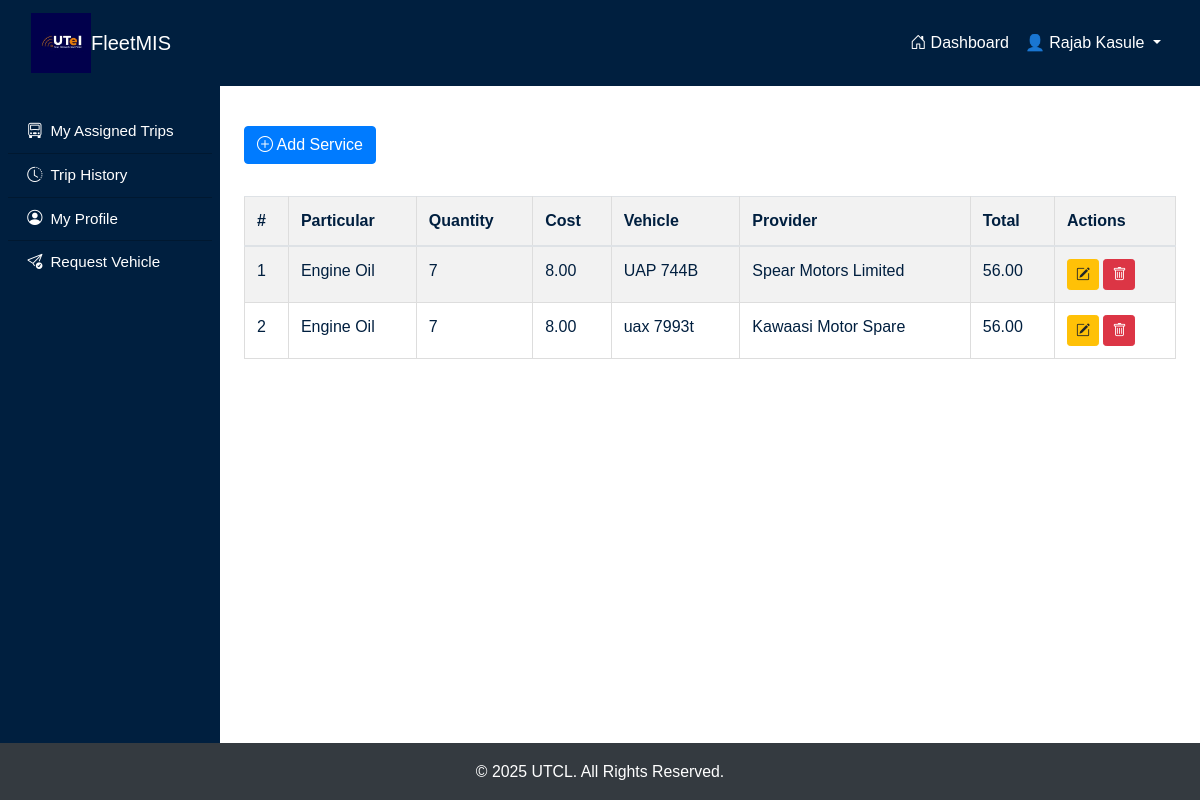
Page /services/ (signed in) on the committed database.
### fleetApp/models.py (models this page shows, shortened)
class Service(models.Model):
    particular = models.CharField(max_length=100)
    quantity = models.PositiveIntegerField()
    cost = models.DecimalField(max_digits=10, decimal_places=2)
    service_provider = models.ForeignKey(ServiceProvider, on_delete=models.CASCADE)
    vehicle = models.ForeignKey(Vehicle, on_delete=models.CASCADE)
    def calculate_total(self):
        return self.quantity * self.cost

class Vehicle(models.Model):
  ENGIN = [
    ("GAS", "Gasoline"),
    ("HYB", "Hybrid"),
    ("DIS", "Diesel"),
    ("ELE", "Electric")
  ]
  STATUS = [
    ("Available", "Available"),
    ("Allocated", "Allocated")
  ]
  vehicle_plate = models.CharField(max_length=20, unique=True)
  vehicle_type = models.CharField(max_length=50)
  mileage = models.PositiveIntegerField()
  engine_type = models.CharField(max_length=4, choices=ENGIN)
  status = models.CharField(max_length=9, choices=STATUS, default="Available")

class ServiceProvider(models.Model):
    service_provider_name = models.CharField(max_length=100)
    address = models.TextField()
    contact = models.CharField(max_length=15)
    email_address = models.EmailField()

### fleetApp/views.py (the view)
# urls.py: path('services/', views.service_list, name='service_list'),
@login_required
def service_list(request):
    services = Service.objects.select_related('vehicle', 'service_provider').all()
    context = {
        'services': services
    }
    return render(request, 'fleetApp/service/services.html', context)

### fleetApp/context_processors.py (called while the page is built)
def unread_alerts_count(request):
    if request.user.is_authenticated and request.user.groups.filter(name="FleetManagers").exists():
        count = Alert.objects.filter(priority_level="High").count()
        return {'unread_alerts_count': count}
    return {}

### fleetApp/templatetags/group_tags.py (called while the page is built)
@register.filter(name='has_group')
def has_group(user, group_name):
    return user.groups.filter(name=group_name).exists()

### fleetApp/templates/fleetApp/service/services.html (shortened to what this page needs)
{% extends "main.html" %}
{% load crispy_forms_tags %}
{% block content %}
<a href="{% url 'add_service' %}" class="btn btn-primary my-3">
    <i class="bi bi-plus-circle"></i> Add Service
</a>
<table class="table table-striped mt-3">
    <thead>
        <tr>
            <th>#</th>
            <th>Particular</th>
            <th>Quantity</th>
            <th>Cost</th>
            <th>Vehicle</th>
            <th>Provider</th>
            <th>Total</th>
            <th>Actions</th>
        </tr>
    </thead>
    <tbody>
        {% for service in services %}
        <tr>
            <td>{{ forloop.counter }}</td>
            <td>{{ service.particular }}</td>
            <td>{{ service.quantity }}</td>
            <td>{{ service.cost }}</td>
            <td>{{ service.vehicle.vehicle_plate }}</td>
            <td>{{ service.service_provider.service_provider_name }}</td>
            <td>{{ service.calculate_total|floatformat:2 }}</td>
            <td>
                <a href="{% url 'edit_service' service.id %}" class="btn btn-warning btn-sm">
                    <i class="bi bi-pencil-square"></i>
                </a>
                <a href="{% url 'delete_service' service.id %}" class="btn btn-danger btn-sm" onclick="return confirm('Are you sure you want to delete this service?');">
                    <i class="bi bi-trash"></i>
                </a>
            </td>
        </tr>
        {% endfor %}
    </tbody>
</table>
{% endblock %}

### fleetApp/templates/main.html (shortened to what this page needs)
<!DOCTYPE html>
<html lang="en">
<head>
    {% load group_tags %}
    {% load static %}
    <link href="https://cdn.jsdelivr.net/npm/bootstrap-icons/font/bootstrap-icons.css" rel="stylesheet">
    <link rel="stylesheet" href="{% static 'css/bootstrap.min.css' %}">
    <link rel="stylesheet" href="{% static 'css/styles.css' %}">
</head>
<body>
    <nav class="navbar navbar-expand-lg" style="background-color: #001f3f;">
        <div class="container-fluid">
            <a class="navbar-brand d-flex align-items-center gap-2 text-white fw-bold" href="#">
                <img src="{% static 'images/log.jpeg' %}" alt="Fleet Logo" class="logo-img">
                FleetMIS
            </a>
            <div class="collapse navbar-collapse justify-content-end" id="navbarNav">
                <ul class="navbar-nav">
                    {% if user.is_authenticated %}
                        <li class="nav-item">
                            <a class="nav-link text-white" href="{% url 'home' %}">
                                <i class="bi bi-house-door"></i> Dashboard
                            </a>
                        </li>
                        <li class="nav-item dropdown">
                            <a class="nav-link dropdown-toggle text-white" href="#" role="button" data-bs-toggle="dropdown">
                                👤 {{ user.get_full_name|default:user.username }}
                            </a>
                        </li>
                    {% endif %}
                </ul>
            </div>
        </div>
    </nav>
    <div class="wrapper">
        {% if user.is_authenticated %}
        <div id="sidebar-wrapper">
            <div class="list-group list-group-flush px-2 pt-4">
                {% if user|has_group:"Admins" %}
                    <a href="/admin/auth/user/" class="list-group-item list-group-item-action bg-transparent text-white sidebar-link" target="_blank">
                        <i class="bi bi-person-gear"></i> Staff
                    </a>
                    <a href="/admin/auth/group/" class="list-group-item list-group-item-action bg-transparent text-white sidebar-link" target="_blank">
                        <i class="bi bi-people-fill"></i> Groups
                    </a>
                    <a href="{% url 'vehicle' %}" class="list-group-item list-group-item-action bg-transparent text-white sidebar-link">
                        <i class="bi bi-truck"></i> Vehicles
                    </a>
                    <a href="{% url 'drivers' %}" class="list-group-item list-group-item-action bg-transparent text-white sidebar-link">
                        <i class="bi bi-person-lines-fill"></i> Drivers
                    </a>
                    <a href="{% url 'requestor_list' %}" class="list-group-item list-group-item-action bg-transparent text-white sidebar-link">
                        <i class="bi bi-people"></i> Requestors
                    </a>
                    <a href="{% url 'requisitions' %}" class="list-group-item list-group-item-action bg-transparent text-white sidebar-link">
                        <i class="bi bi-journal-check"></i> Requisitions
                    </a>
                    <a href="{% url 'add_request' %}" class="list-group-item list-group-item-action bg-transparent text-white sidebar-link">
                        <i class="bi bi-send-check"></i> Request Vehicle
                    </a>
                    <a href="{% url 'service_provider_list' %}" class="list-group-item list-group-item-action bg-transparent text-white sidebar-link">
                        <i class="bi bi-building-gear"></i> Service Providers
                    </a>
                    <a href="{% url 'service_list' %}" class="list-group-item list-group-item-action bg-transparent text-white sidebar-link">
                        <i class="bi bi-wrench-adjustable"></i> Services
                    </a>
                    <a href="{% url 'request_summary' %}" class="list-group-item list-group-item-action bg-transparent text-white sidebar-link">
                        <i class="bi bi-bar-chart-line"></i> Reports
                    </a>
                    <a href="{% url 'gsm_data_list' %}" class="list-group-item list-group-item-action bg-transparent text-white sidebar-link">
                        <i class="bi bi-broadcast-pin"></i> GSM Sensor Data
                    </a>
                    <a href="{% url 'alert_list' %}" class="list-group-item list-group-item-action bg-transparent text-white sidebar-link d-flex justify-content-between align-items-center">
                        <span><i class="bi bi-exclamation-diamond"></i> Alerts</span>
                        {% if unread_alerts_count > 0 %}
                            <span class="badge bg-danger rounded-pill">{{ unread_alerts_count }}</span>
                        {% endif %}
                    </a>
                {% elif user|has_group:"FleetDrivers" %}
                    <a href="{% url 'assigned_trips' %}" class="list-group-item list-group-item-action bg-transparent text-white sidebar-link">
                        <i class="bi bi-truck-front"></i> My Assigned Trips
                    </a>
                    <a href="{% url 'trip_history' %}" class="list-group-item list-group-item-action bg-transparent text-white sidebar-link">
                        <i class="bi bi-clock-history"></i> Trip History
                    </a>
                    <a href="{% url 'driver_profile' %}" class="list-group-item list-group-item-action bg-transparent text-white sidebar-link">
                        <i class="bi bi-person-circle"></i> My Profile
                    </a>
                    <a href="{% url 'add_request' %}" class="list-group-item list-group-item-action bg-transparent text-white sidebar-link">
                        <i class="bi bi-send-check"></i> Request Vehicle
                    </a>
                {% elif user|has_group:"FleetUsers" %}
                    <a href="{% url 'add_request' %}" class="list-group-item list-group-item-action bg-transparent text-white sidebar-link">
                        <i class="bi bi-send-check"></i> Request Vehicle
                    </a>
                {% endif %}
            </div>
        </div>
        {% endif %}
        <main class="main-content scrollable-content">
            {% block content %}{% endblock %}
        </main>
    </div>
    <footer class="bg-dark text-white text-center py-3 mt-auto">
        <p class="mb-0">&copy; 2025 UTCL. All Rights Reserved.</p>
    </footer>
</body>
</html>

### fleetApp/static/css/styles.css (style rules this page uses)
body { margin: 0; padding: 0; font-family: Arial, sans-serif; color: #001f3f; background-color: #fff; height: 100vh; overflow: hidden; display: flex; flex-direction: column; }
.wrapper { display: flex; flex: 1; overflow: hidden; height: 100%; }
#sidebar-wrapper { width: 220px; background-color: #001f3f; color: white; height: 100vh; overflow-y: auto; position: relative; flex-shrink: 0; z-index: 100; }
.sidebar-link { color: white !important; padding: 10px 1.2rem; display: flex; align-items: center; font-size: 0.95rem; gap: 0.5rem; }
.navbar { z-index: 1000; }
.main-content { flex-grow: 1; overflow-y: auto; padding: 1.5rem; background-color: #fff; max-height: calc(100vh - 60px); overflow-y: auto; max-height: calc(100vh - 60px); }
footer { background-color: #001f3f; color: #fff; text-align: center; padding: 12px; font-size: 0.9rem; flex-shrink: 0; }
.logo-img { height: 60px; width: auto; object-fit: contain; }
table { width: 100%; border-collapse: collapse; margin-top: 20px; }
table, th, td { border: 1px solid #ddd; }
th, td { padding: 8px; text-align: left; }
th { background-color: #f2f2f2; }
.scrollable-content { overflow-y: auto; max-height: calc(100vh - 60px); }
body { scrollbar-width: thin; scrollbar-color: #888 #f1f1f1; }
p { font-size: 1.1em; line-height: 1.6; margin-bottom: 20px; }

### rows in the picture
Service: particular "Engine Oil", quantity "7", cost "8.00", vehicle.vehicle_plate "UAP 744B", service_provider.service_provider_name "Spear Motors Limited", calculate_total "56.00"
Service: particular "Engine Oil", quantity "7", cost "8.00", vehicle.vehicle_plate "uax 7993t", service_provider.service_provider_name "Kawaasi Motor Spare", calculate_total "56.00"

### other values in the picture
{{ user.get_full_name|default:user.username }} "Rajab Kasule"
